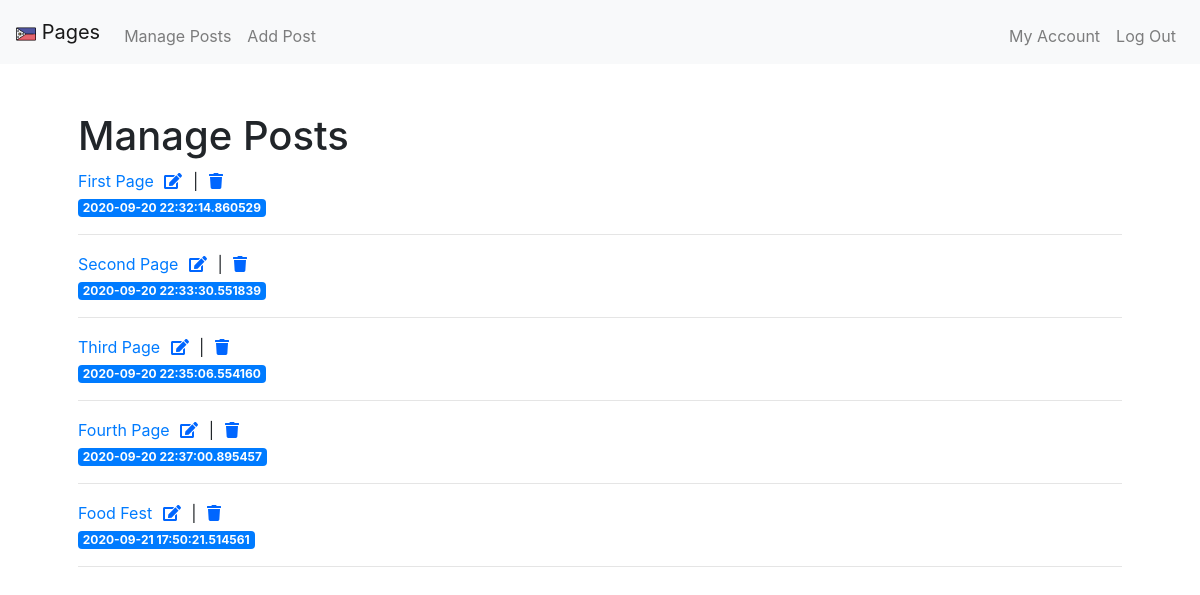
The page /manage (signed in) on the database its author committed.
### tables this page shows
CREATE TABLE posts (
	id INTEGER NOT NULL, 
	user VARCHAR NOT NULL, 
	title VARCHAR NOT NULL, 
	description VARCHAR NOT NULL, 
	location VARCHAR NOT NULL, 
	image VARCHAR, 
	text TEXT NOT NULL, 
	date DATETIME NOT NULL, 
	PRIMARY KEY (id), 
	FOREIGN KEY(user) REFERENCES users (username)
);

### application.py (the view)
@app.route("/manage", methods=['GET','POST'])
@login_required
def manage_posts():
    if request.method == 'POST':
        pass
    else:
        with engine.connect() as connection:
            s = posts.select().where(posts.c.user == session["username"])
            rows = connection.execute(s)
            return render_template('manage.html', rows = rows)

### application.py (called while the page is built)
@app.after_request
def after_request(response):
    response.headers["Cache-Control"] = "no-cache, no-store, must-revalidate"
    response.headers["Expires"] = 0
    response.headers["Pragma"] = "no-cache"
    return response

### helpers.py (called while the page is built)
def login_required(f):
    @wraps(f)
    def decorated_function(*args, **kwargs):
        if session.get("username") is None:
            return redirect("/login")
        return f(*args, **kwargs)
    return decorated_function

### templates/manage.html (shortened to what this page needs)
{% extends "layout.html" %}
{% block main %}
    <h1> Manage Posts </h1>
    {% for row in rows %}
        <a href="view/{{row['id']}}">
            <h2 style="text-align: center;"></h2>{{ row['title'] }}</h2>
        </a>
        <div class="options">
            <form action="edit/{{row['id']}}" method="GET" class="inline_form">
                <button type="submit" class="link-button"><i class="fas fa-edit"></i></button>
            </form>
            <span> | </span>
            <form action="delete/{{row['id']}}" method="POST" class="inline_form">
                <button type="submit" class="link-button"><i class="fas fa-trash"></i></button>
            </form>
        </div>
        <div scope="row">
            <div scope="col">
                <div class="badge badge-primary">{{row['date']}}</div>
            </div>
        </div>
        <hr>
    {% endfor %}
{% endblock %}

### templates/layout.html (shortened to what this page needs)
<!DOCTYPE html>
<html lang="en">
    <head>
        <link href="https://maxcdn.bootstrapcdn.com/bootstrap/4.1.3/css/bootstrap.min.css" rel="stylesheet">
        <link rel="stylesheet" href="https://cdnjs.cloudflare.com/ajax/libs/font-awesome/5.14.0/css/all.min.css" />
        <link rel="stylesheet" href="https://cdnjs.cloudflare.com/ajax/libs/slick-carousel/1.8.1/slick-theme.min.css" />
        <link rel="stylesheet" href="https://cdnjs.cloudflare.com/ajax/libs/slick-carousel/1.8.1/slick.min.css" />
        <link href="/static/styles.css" rel="stylesheet">
    </head>
    <body>
        <nav class="navbar navbar-expand-sm navbar-light bg-light"">
            <a class="navbar-brand" href="/">
                <img src="static/flag.png" alt="">
                Pages
            </a>
            <div class="collapse navbar-collapse" id="navbar">
                {% if session.username %}
                    <ul class="navbar-nav mr-auto mt-2">
                        <li class="nav-item"><a class="nav-link" href="/manage">Manage Posts</a></li>
                        <li class="nav-item"><a class="nav-link" href="/add">Add Post</a></li>
                    </ul>
                    <ul class="navbar-nav ml-auto mt-2">
                        <li class="nav-item"><a class="nav-link" href="/account">My Account</a></li>
                        <li class="nav-item"><a class="nav-link" href="/logout">Log Out</a></li>
                    </ul>
                {% else %}
                    <ul class="navbar-nav ml-auto mt-2">
                        <li class="nav-item"><a class="nav-link" href="/register">Register</a></li>
                        <li class="nav-item"><a class="nav-link" href="/login">Log In</a></li>
                    </ul>
                {% endif %}
            </div>
        </nav>
        <div class="container p-5">
            {% block main %}{% endblock %}
        </div>
    </body>
</html>

### static/styles.css (style rules this page uses)
form { text-align: center; margin:auto; }
.badge { max-width: 25%; }
.link-button { background: none; border: none; color: #0066ff; text-decoration: underline; cursor: pointer; display: inline; }
.inline_form { display: inline; }
.options { display: inline; }
nav img { width: 20px; }

### rows shown on the page
posts: title "First Page", date "2020-09-20 22:32:14.860529"
posts: title "Second Page", date "2020-09-20 22:33:30.551839"
posts: title "Third Page", date "2020-09-20 22:35:06.554160"
posts: title "Fourth Page", date "2020-09-20 22:37:00.895457"
posts: title "Food Fest", date "2020-09-21 17:50:21.514561"
